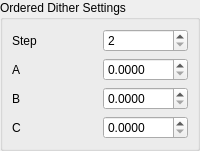
             <widget class="QWidget" name="pageORD_IGR_C">
              <layout class="QGridLayout" name="gridLayout_45">
               <property name="leftMargin">
                <number>0</number>
               </property>
               <property name="topMargin">
                <number>0</number>
               </property>
               <property name="rightMargin">
                <number>0</number>
               </property>
               <property name="bottomMargin">
                <number>0</number>
               </property>
               <property name="spacing">
                <number>0</number>
               </property>
               <item row="0" column="0">
                <widget class="QGroupBox" name="groupBox_2">
                 <property name="title">
                  <string>Ordered Dither Settings</string>
                 </property>
                 <layout class="QGridLayout" name="gridLayout_47">
                  <item row="0" column="0">
                   <widget class="QLabel" name="label_23">
                    <property name="text">
                     <string>Step</string>
                    </property>
                   </widget>
                  </item>
                  <item row="1" column="0">
                   <widget class="QLabel" name="label_24">
                    <property name="text">
                     <string>A</string>
                    </property>
                   </widget>
                  </item>
                  <item row="1" column="1">
                   <widget class="QDoubleSpinBox" name="ORD_IGR_C_a">
                    <property name="keyboardTracking">
                     <bool>false</bool>
                    </property>
                    <property name="decimals">
                     <number>4</number>
                    </property>
                    <property name="maximum">
                     <double>100.000000000000000</double>
                    </property>
                    <property name="singleStep">
                     <double>0.100000000000000</double>
                    </property>
                   </widget>
                  </item>
                  <item row="2" column="0">
                   <widget class="QLabel" name="label_25">
                    <property name="text">
                     <string>B</string>
                    </property>
                   </widget>
                  </item>
                  <item row="3" column="0">
                   <widget class="QLabel" name="label_26">
                    <property name="text">
                     <string>C</string>
                    </property>
                   </widget>
                  </item>
                  <item row="2" column="1">
                   <widget class="QDoubleSpinBox" name="ORD_IGR_C_b">
                    <property name="keyboardTracking">
                     <bool>false</bool>
                    </property>
                    <property name="decimals">
                     <number>4</number>
                    </property>
                    <property name="maximum">
                     <double>1.000000000000000</double>
                    </property>
                    <property name="singleStep">
                     <double>0.010000000000000</double>
                    </property>
                   </widget>
                  </item>
                  <item row="3" column="1">
                   <widget class="QDoubleSpinBox" name="ORD_IGR_C_c">
                    <property name="keyboardTracking">
                     <bool>false</bool>
                    </property>
                    <property name="decimals">
                     <number>4</number>
                    </property>
                    <property name="maximum">
                     <double>1.000000000000000</double>
                    </property>
                    <property name="singleStep">
                     <double>0.010000000000000</double>
                    </property>
                   </widget>
                  </item>
                  <item row="0" column="1">
                   <widget class="QSpinBox" name="ORD_IGR_C_step">
                    <property name="keyboardTracking">
                     <bool>false</bool>
                    </property>
                    <property name="minimum">
                     <number>2</number>
                    </property>
                    <property name="maximum">
                     <number>100</number>
                    </property>
                   </widget>
                  </item>
                 </layout>
                </widget>
               </item>
              </layout>
             </widget>
